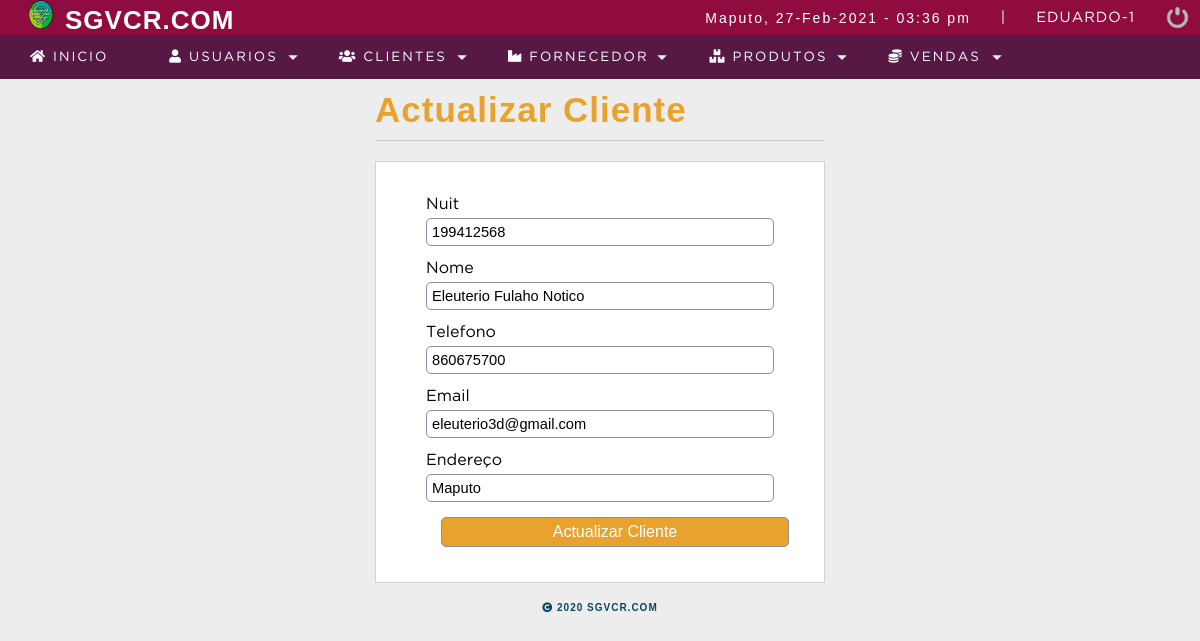
The page /sistema/editar_cliente.php?id=1 (signed in) on the database its author committed.
### tables this page shows
CREATE TABLE IF NOT EXISTS `cliente` (
  `idcliente` int(11) NOT NULL AUTO_INCREMENT,
  `rfc` varchar(13) DEFAULT NULL,
  `nombre` varchar(80) DEFAULT NULL,
  `telefono` bigint(10) DEFAULT NULL,
  `correo` varchar(100) NOT NULL,
  `direccion` text,
  `dateadd` datetime NOT NULL DEFAULT CURRENT_TIMESTAMP,
  `usuario_id` int(11) NOT NULL,
  `estatus` int(11) NOT NULL DEFAULT '1',
  PRIMARY KEY (`idcliente`),
  KEY `usuario_id` (`usuario_id`),
  CONSTRAINT `cliente_ibfk_1` FOREIGN KEY (`usuario_id`) REFERENCES `usuario` (`idusuario`)
);

### sistema/editar_cliente.php (the view, shortened to what this page needs)
<?php
    include "../conn.php";
    $idcliente = $_REQUEST['id'];
    $sql = mysqli_query($conn,"SELECT * FROM cliente WHERE idcliente= $idcliente and estatus = 1");
    $result_sql = mysqli_num_rows($sql);
    if($result_sql == 0){
            header('Location: lista_cliente.php');
    }else{
        while($data = mysqli_fetch_array($sql)){
            $rfc = $data['rfc'];
            $nombre = $data['nombre'];
            $telefono = $data['telefono'];
            $email = $data['correo'];
            $direccion = $data['direccion'];
        }
    }
?>
<!DOCTYPE html>
<html lang="en">
<head>
	<?php include "includes/scripts.php"; ?>
</head>
<body>
<?php include "includes/header.php"; ?>
	<section id="container">
		<div class="form_register">
        <h1>Actualizar Cliente</h1>
        <hr>
        <form action="" method="post">
            <label for="rfc">Nuit</label>
            <input type="text" name="rfc" id="rfc" placeholder="Numero de nuit" value="<?php echo $rfc; ?>">
            <label for="nombre">Nome</label>
            <input type="text" name="nombre" id="nombre" placeholder="Nome Completo" value="<?php echo $nombre; ?>">
            <label for="telefono">Telefono</label>
            <input type="number" name="telefono" id="telefono" placeholder="Telefono" value="<?php echo $telefono; ?>">
            <label for="correo">Email</label>
            <input type="email" name="correo" id="correo" placeholder="Email" value="<?php echo $email; ?>">
            <label for="direccion">Endereço</label>
            <input type="text" name="direccion" id="direccion" placeholder="Endereço" value="<?php echo $direccion; ?>">
            <input type="submit" value="Actualizar Cliente" class="btn_save">
        </form>
</div>
    	</section>
	<?php include "includes/footer.php"; ?>
</body>
</html>

### sistema/css/styles.css (style rules this page uses)
* { margin: 0; padding: 0; box-sizing: border-box; }
body { background: #ededed; }
h1, h2, h3, h4, h5, h6 { font-family: 'arial'; font-weight: bold; letter-spacing: 1px; }
h1 { font-size: 26px; }
#container { padding: 90px 15px 15px; }
.form_register { width: 450px; margin: auto; }
.form_register h1 { color: #eaa22f; }
hr { border: 0; background: #ccc; height: 1px; margin: 10px 0; display: block; }
form { background: #FFF; margin: auto; padding: 20px 50px; border: 1px solid #d1d1d1; }
label { display: block; font-size: 12pt; font-family: "GothamBook"; margin: 15px auto 5px auto; }
input,select { display: block; width: 100%; font-size: 11pt; padding: 5px; border: 1px solid #85929e; border-radius: 5px; }
.btn_save { font-size: 12pt; background: #eaa22f; padding: 5px 5px; color: #FFF; margin: 15px; display: inline-block; cursor: pointer; }
#container h1 { font-size: 35px; display: inline-block; }

### rows shown on the page
cliente: rfc "199412568", nombre "Eleuterio Fulaho Notico", telefono "860675700", correo "eleuterio3d@gmail.com", direccion "Maputo"

### other values the page prints
$_SESSION['user'] "EDUARDO"
$_SESSION['rol'] "1"
